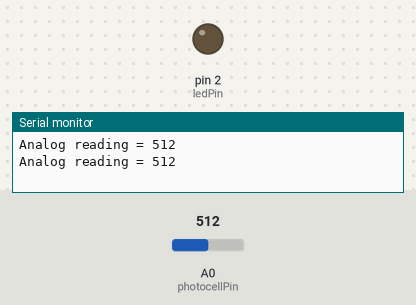
Recording of a sketch running on a simulated Arduino Uno, built with avr-gcc and run on an emulated ATmega328P. Parts: output pins drawn as LEDs (lit = HIGH), the last lines printed to the serial monitor. The inputs (shaded band) are chosen by the test bench; at power-on: A0 (photocellPin) = 512.

Above: at 1.8 s.
1.9 s: A0 (photocellPin) set to 111
3.4 s: A0 (photocellPin) set to 91
At 4.9 s:
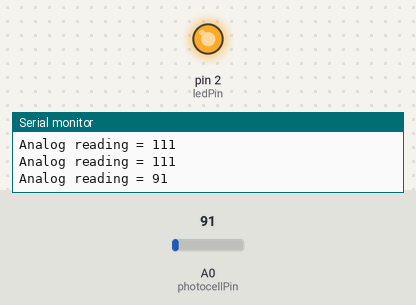
5.5 s: A0 (photocellPin) set to 110
At 6.4 s:
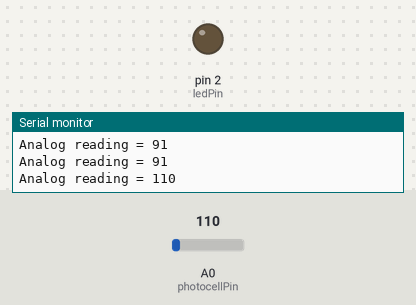
7.5 s: A0 (photocellPin) set to 90
At 9.2 s:
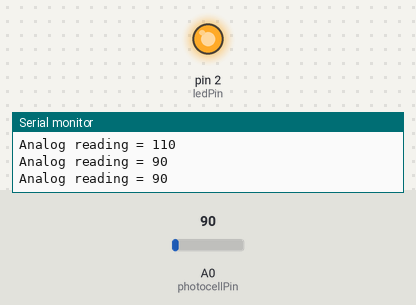
Timing chart, 0 to 10.5 s (numbered marks = the images above; inputs shaded):
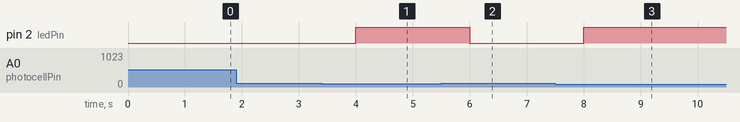

Measured:
- the behaviour switches between 100 and 99 on A0 (photocellPin) (found by bisection; images 0 and 1)
- after the input at 3.4 s, pin 2 (ledPin): LOW → HIGH after 0.60 s
- after the input at 5.5 s, pin 2 (ledPin): HIGH → LOW after 0.50 s
- after the input at 7.5 s, pin 2 (ledPin): LOW → HIGH after 0.50 s

The sketch:

LDR__lighting_LED.ino
```cpp
//using the photocell to control the amount of light produced by an LED

//declaration of pins and global variables
int photocellPin = 0;
int ledPin = 2;
int photocellReading;
const float limit = 100;

void setup()
{
  Serial.begin(9600);
  pinMode(ledPin, OUTPUT);

  }

 void loop()
 {

  //getting readings from the LDR sensor
  photocellReading = analogRead(photocellPin);

  //printing values from the photocell
  Serial.print("Analog reading = ");
  Serial.println(photocellReading);

  if (photocellReading<limit)
  {
      digitalWrite(ledPin, HIGH);

  }
  else
  {
      digitalWrite(ledPin, LOW);

    }

    delay(1000);

  }
```
